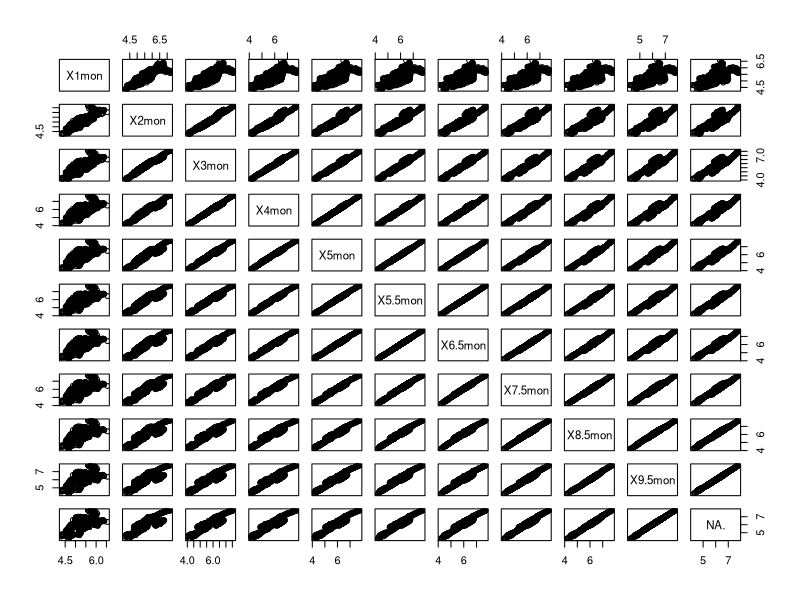
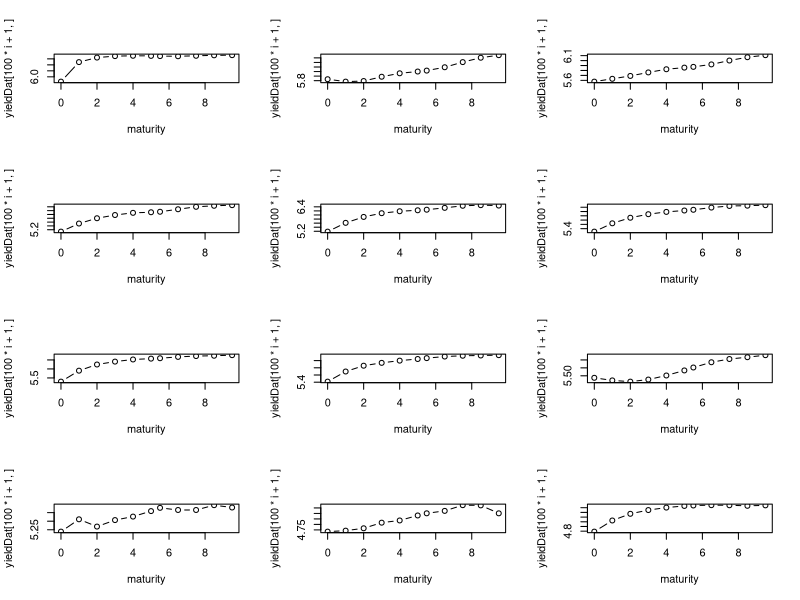
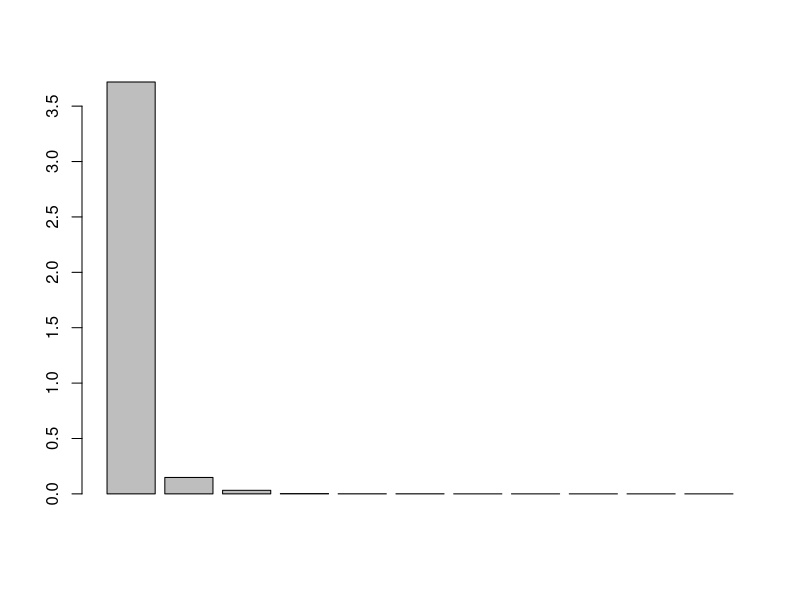
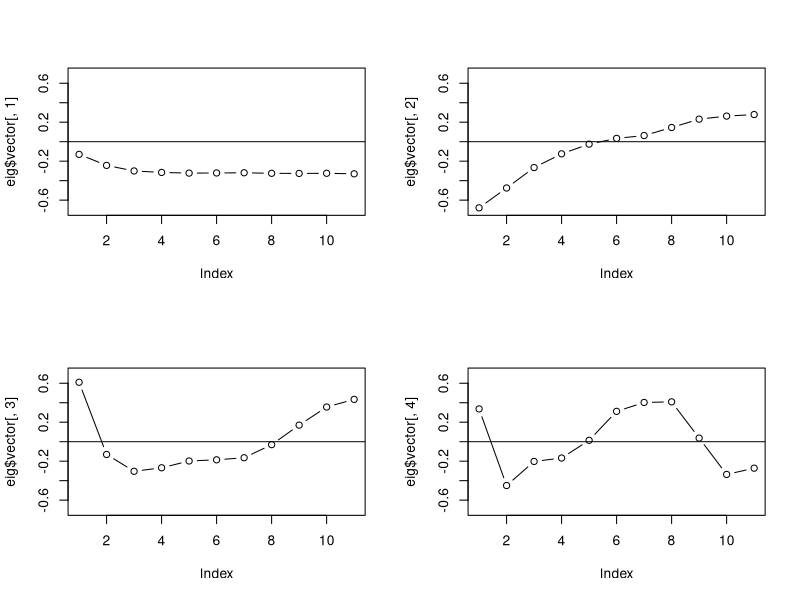
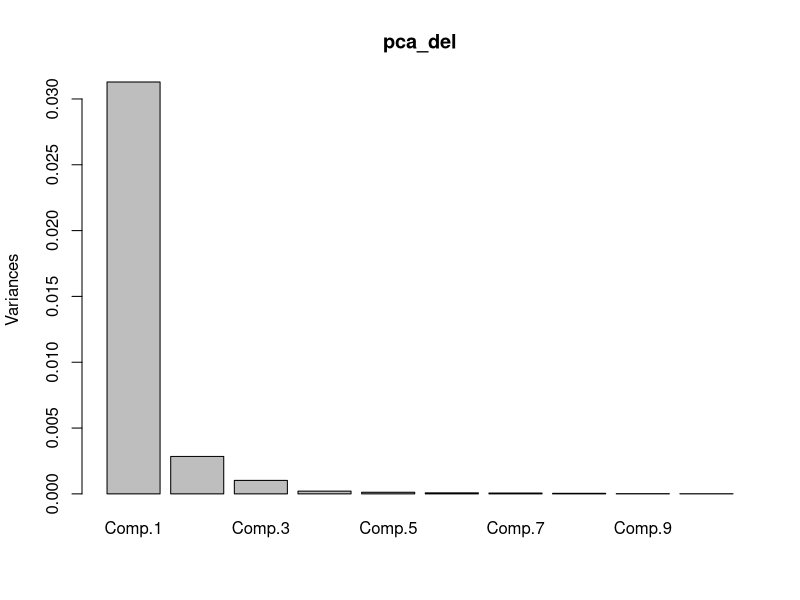

Write the R code that produced these figures, in order. (Note: this script raises an error after producing the figures.)

################################################################
########## Code for Section 18.8.1   ###########################
################################################################

setwd('D:\\github\\QCF_program\\QCF_program\\Financial_data_analysis\\datasets\\')

yieldDat = read.table("yields.txt",header=T)

maturity = c((0:5),5.5,6.5,7.5,8.5,9.5)
pairs(yieldDat)

par(mfrow=c(4,3))
for (i in 0:11)
{
        plot(maturity,yieldDat[100*i+1,],type="b")
}

eig = eigen(cov(yieldDat))
eig$values
eig$vectors
par(mfrow=c(1,1))
barplot(eig$values)

par(mfrow=c(2,2))
plot(eig$vector[,1],ylim=c(-.7,.7),type="b")
abline(h=0)
plot(eig$vector[,2],ylim=c(-.7,.7),type="b")
abline(h=0)
plot(eig$vector[,3],ylim=c(-.7,.7),type="b")
abline(h=0)
plot(eig$vector[,4],ylim=c(-.7,.7),type="b")
abline(h=0)


library("tseries")
adf.test(yieldDat[,1])

n=dim(yieldDat)[1]
delta_yield = yieldDat[-1,] - yieldDat[-n,]

par(mfrow=c(1,1))
pca_del = princomp(delta_yield)
names(pca_del)
summary(pca_del)
plot(pca_del)

fa_none_5 = factanal(equityFunds[,2:9],5,rotation="none")  ## Does not run


################################################################
########## Code for Section 18.8.2    ##########################
################################################################

#  Extracts daily data 2004-2005 from FamaFrenchDaily.txt

stocks = read.csv("Stock_FX_Bond_2004_to_2005.csv",header=T)
attach(stocks)
stocks_subset=as.data.frame(cbind(GM_AC,F_AC,UTX_AC,MRK_AC))
FF_data0 = read.table("FamaFrenchDaily.txt",header=T)
dat = FF_data0[FF_data0$date > 20040000,]
FF_data = dat[dat$date<20060000,]
FF_data = FF_data[-1,] # delete first row since stocks_diff
# lost a row due to differencing

stocks_diff = as.data.frame(100*apply(log(stocks_subset),2,diff) - FF_data$RF)
names(stocks_diff) = c("GM","Ford","UTX","Merck")
detach(stocks)

fit1 = lm(as.matrix(stocks_diff)~FF_data$Mkt.RF)
summary(fit1)

fit2 = lm(as.matrix(stocks_diff)~FF_data$Mkt.RF +
                  FF_data$SMB + FF_data$HML)
summary(fit2)


################################################################
########## Code for Section 18.8.3   ###########################
################################################################

dat = read.csv("Stock_FX_Bond.csv")
stocks_ac = dat[,c(3,5,7,9,11,13,15,17)]
n = length(stocks_ac[,1])
stocks_returns = log(stocks_ac[-1,] / stocks_ac[-n,])
fact = factanal(stocks_returns,factors=2,,rotation="none")
print(fact)
print(fact,cutoff = 0.01)
print(fact,cutoff = 0)

loadings = matrix(as.numeric(loadings(fact)),ncol=2)
unique = as.numeric(fact$unique)
loadings
unique

